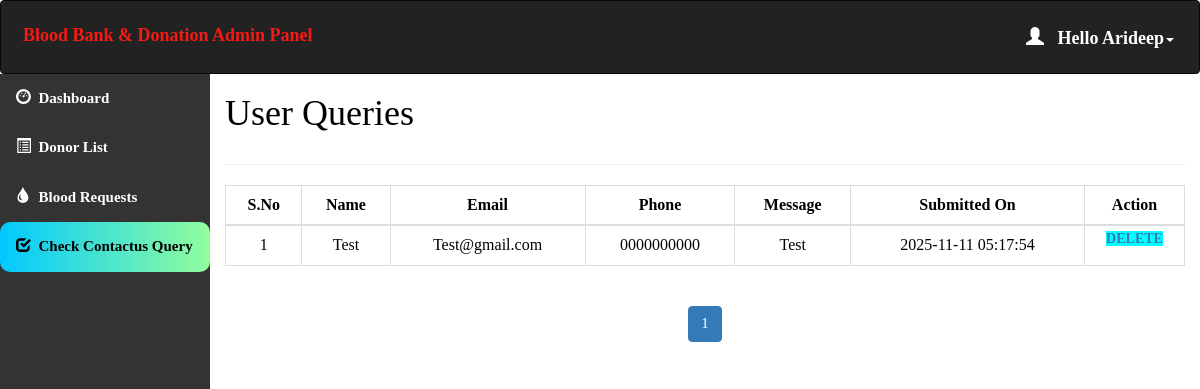
Page /admin/query.php (signed in) on the committed database.
### tables this page shows
CREATE TABLE `contact_queries` (
  `id` int(11) NOT NULL,
  `name` varchar(100) NOT NULL,
  `email` varchar(150) NOT NULL,
  `phone` varchar(20) NOT NULL,
  `message` text NOT NULL,
  `submitted_on` datetime NOT NULL
);

### admin/query.php (the view, shortened to what this page needs)
<html>
<head>
  <link rel="stylesheet" href="https://maxcdn.bootstrapcdn.com/bootstrap/3.4.1/css/bootstrap.min.css">
</head>
<?php
include 'conn.php';
if (isset($_SESSION['loggedin']) && $_SESSION['loggedin'] == true) {
?>
<body style="color:black">
<div id="header">
  <?php include 'header.php'; ?>
</div>
<div id="sidebar">
  <?php $active="query"; include 'sidebar.php'; ?>
</div>
<div id="content">
  <div class="content-wrapper">
    <div class="container-fluid">
      <div class="row">
        <div class="col-md-12 lg-12 sm-12">
          <h1 class="page-title">User Queries</h1>
        </div>
      </div>
      <hr>
      <?php
        $limit = 10;
        if(isset($_GET['page'])){
          $page = $_GET['page'];
        } else {
          $page = 1;
        }
        $offset = ($page - 1) * $limit;
        $count = $offset + 1;
        $sql = "SELECT * FROM contact_queries ORDER BY id DESC LIMIT {$offset}, {$limit}";
        $result = mysqli_query($conn, $sql);
        if(mysqli_num_rows($result) > 0) {
      ?>
      <div class="table-responsive">
        <table class="table table-bordered" style="text-align:center">
          <thead style="text-align:center">
            <tr>
              <th style="text-align:center">S.No</th>
              <th style="text-align:center">Name</th>
              <th style="text-align:center">Email</th>
              <th style="text-align:center">Phone</th>
              <th style="text-align:center">Message</th>
              <th style="text-align:center">Submitted On</th>
              <th style="text-align:center">Action</th>
            </tr>
          </thead>
          <tbody>
            <?php while($row = mysqli_fetch_assoc($result)) { ?>
            <tr>
              <td><?php echo $count++; ?></td>
              <td><?php echo $row['name']; ?></td>
              <td><?php echo $row['email']; ?></td>
              <td><?php echo $row['phone']; ?></td>
              <td style="max-width:250px; word-wrap:break-word;"><?php echo $row['message']; ?></td>
              <td><?php echo $row['submitted_on']; ?></td>
              <td id="he" style="width:100px">
                <a style="background-color:aqua" href='delete_query.php?id=<?php echo $row['id']; ?>'>Delete</a>
              </td>
            </tr>
            <?php } ?>
          </tbody>
        </table>
      </div>
      <?php } else { echo "<div class='alert alert-info'>No queries found yet.</div>"; } ?>
      <div class="table-responsive" style="text-align:center;">
        <?php
          $sql1 = "SELECT * FROM contact_queries";
          $result1 = mysqli_query($conn, $sql1) or die("Query Failed.");
          if(mysqli_num_rows($result1) > 0){
            $total_records = mysqli_num_rows($result1);
            $total_page = ceil($total_records / $limit);
            echo '<ul class="pagination admin-pagination">';
            for($i = 1; $i <= $total_page; $i++){
              $active = ($i == $page) ? "active" : "";
              echo '<li class="'.$active.'"><a href="query.php?page='.$i.'">'.$i.'</a></li>';
            }
            echo '</ul>';
          }
        ?>
      </div>
    </div>
  </div>
</div>
<?php } ?>
</body>
</html>

### admin/header.php (shortened to what this page needs)
<!DOCTYPE html>
<html>
<head>
  <link rel="stylesheet" href="https://maxcdn.bootstrapcdn.com/bootstrap/3.4.1/css/bootstrap.min.css">
</head>
<body>
<nav class="navbar navbar-inverse">
  <div class="container-fluid">
    <div class="navbar-header">
      <a class="navbar-brand" id="qq" href="dashboard.php" style="color:#F51A14;">Blood Bank & Donation Admin Panel</a>
    </div>
    <ul class="nav navbar-nav navbar-right">
      <li class="dropdown"><a class="dropdown-toggle" id="qw" data-toggle="dropdown" href="#" style="font-weight:bold;color:white "> <span class="glyphicon glyphicon-user"></span>&nbsp&nbsp
        <?php
        include 'conn.php';
        $username=$_SESSION['username'];
        $sql="select * from admin_info where admin_username='$username'";
        $result=mysqli_query($conn,$sql) or die("query failed.");
        $row=mysqli_fetch_assoc($result);
        echo "Hello ".$row['admin_name'];
       ?><span class="caret"></span></a>
    </li>
    </ul>
  </div>
</nav>
</body></html>

### admin/query.php (style rules this page uses)
#sidebar { position: relative; margin-top: -20px }
#content { position: relative; margin-left: 210px }
#he { font-size: 14px; font-weight: 600; text-transform: uppercase; padding: 3px 7px; color: #fff; text-decoration: none; border-radius: 3px; align: center; }

### admin/header.php (style rules this page uses)
.navbar { background-color: #333333 ; padding: 10px 10px; color:#FF0404 ; }
.navbar a { float: left; color: white; text-align: center; padding: 12px; text-decoration: none; font-size: 18px; line-height: 25px; }
.navbar-brand { font-size: 25px; font-weight: bold; }
.navbar a { float: none; display: block; text-align: left; }
.navbar-right { float: none; }

### admin/sidebar.php (style rules this page uses)
body { margin: 0; font-family: 'Averia Gruesa Libre'; font-size: 15px; color: #F8F9F9; }

### rows in the picture
contact_queries: name "Test", email "Test@gmail.com", phone "0000000000", message "Test", submitted_on "2025-11-11 05:17:54"

### other values in the picture
$row['admin_name'] "Arideep"
